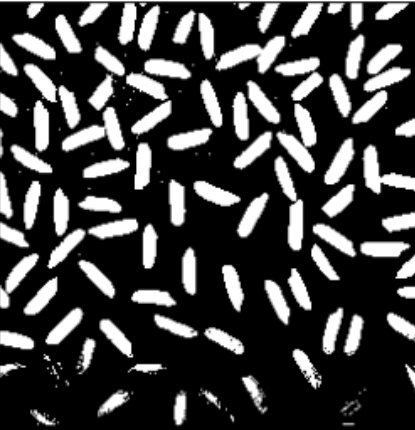
#> input picture graos.png, 415 x 430 px
$ jupyter execute --allow-errors Projetista_ML_Izaquela_liberato.ipynb   (shell and % lines are left out)
#> lines starting #> are read from the running program, lines starting #| are printed output that depends on the picture; after the words box and inside, x2 and y2 are one past the last pixel; in counts of white or black regions, pixels touching at a corner belong together
# 1. Digital Image Processing

[cell 1]
import cv2
import numpy as np
import matplotlib.pyplot as plt
from google.colab.patches import cv2_imshow # comentar essa linha caso for rodar em um outro compilador como o vs code

[cell 2]
img = cv2.imread('graos.png') # a imagem precisa estar na mesma pasta desse arquivo ipynb, caso não esteja, favor trocar o que está dentro das aspas pelo caminho da imagem.
#> img is the input picture: shape (430, 415, 3); min 0, max 255, mean 64.8

plt.imshow(img)
plt.title('Imagem graos.png')
plt.axis('off')
plt.show()

[cell 3]
num_canais = img.shape[2] if len(img.shape) == 3 else 1
#> num_canais = 3
print(f"Número de canais: {num_canais}")
#| Número de canais: 3

[cell 4]
gray = cv2.cvtColor(img, cv2.COLOR_BGR2GRAY)

# histograma da imagem original em escala de cinza
plt.hist(gray.ravel(), bins=256, range=[0, 256])
plt.title('Histograma da Imagem Original')
plt.xlabel('Intensidade de Pixel')
plt.ylabel('Frequência')
plt.show()
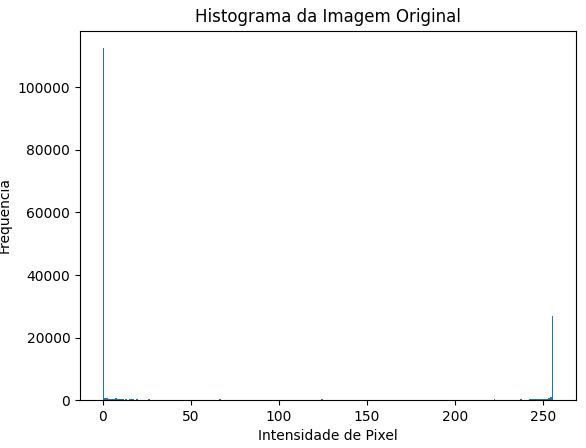
#> figure drawn by matplotlib, 1 panel; tallest bar 112518 high, from x = 0 to 1

[cell 5]
# aplicando o filtro gaussiano para reduzir ruído
blur = cv2.GaussianBlur(gray, (5, 5), 0)
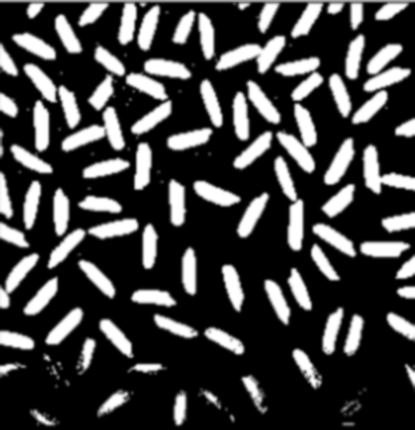
#> blur: shape (430, 415); min 0, max 255, mean 64.7

# binarizando a imagem usando o threshold
_, binarized = cv2.threshold(blur, 127, 255, cv2.THRESH_BINARY)
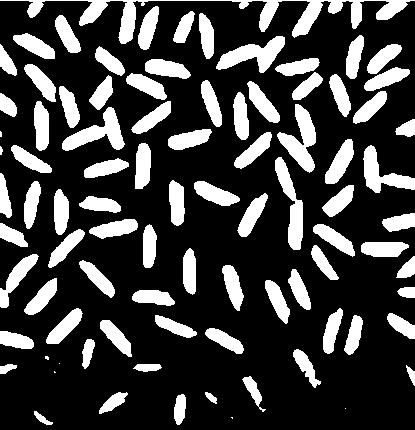
#> binarized: shape (430, 415); 25% white; 89 white regions (6 under 20 px)

[cell 6]
# encontrar os contornos da imagem binarizada
cnts, _ = cv2.findContours(binarized, cv2.RETR_EXTERNAL, cv2.CHAIN_APPROX_SIMPLE)
#> cnts = 89 contours, 7 with area under 20; largest, box (x1, y1, x2, y2) and area: (0, 0, 415, 44) 2758, (277, 104, 316, 173) 1118, (216, 36, 285, 73) 1074, (62, 107, 125, 151) 1052, (275, 157, 303, 250) 1002
obj_count = len(cnts)
#> obj_count = 89

print(f'Number of objects detected: {obj_count}')
#| Number of objects detected: 89

img_contours = img.copy()
cv2.drawContours(img_contours, cnts, -1, (0, 255, 0), 2)
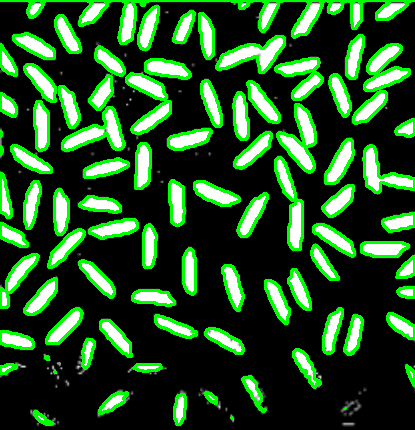
#> img_contours: shape (430, 415, 3); 16.86% of pixels changed, all inside (x1, y1, x2, y2) = (0, 0, 415, 426)

#cv2.imshow("Image with contours", img_contours) (Descomentar caso for rodar em um compilador como o vs code)
cv2_imshow(img_contours) # comentar caso queria testar o código em um outro compilador

# 2. Deep Learning

## 2.1. YOLOv8 Detection and count persons

[cell 7]
from ultralytics import YOLO
import cv2

#> (a cell that did not finish here is left out)

[cell 9]
img2 = cv2.cvtColor(cv2.imread('person.png'), cv2.COLOR_BGR2RGB)
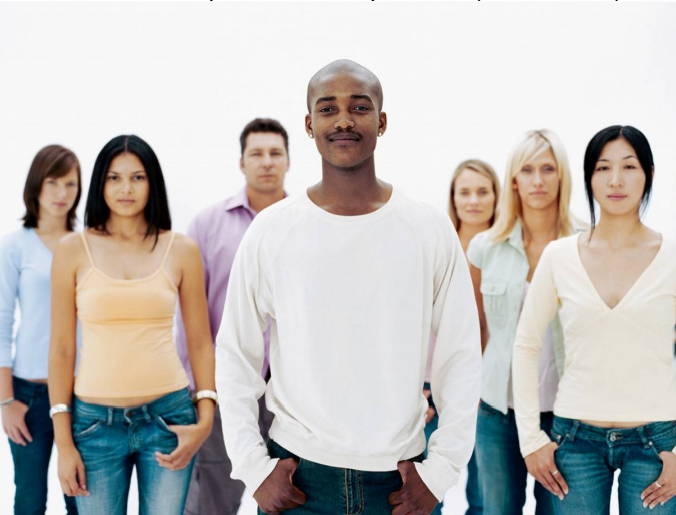
#> input picture person.png, 676 x 515 px

plt.imshow(img2)
plt.title('Imagem original')
plt.axis('off')
plt.show()
